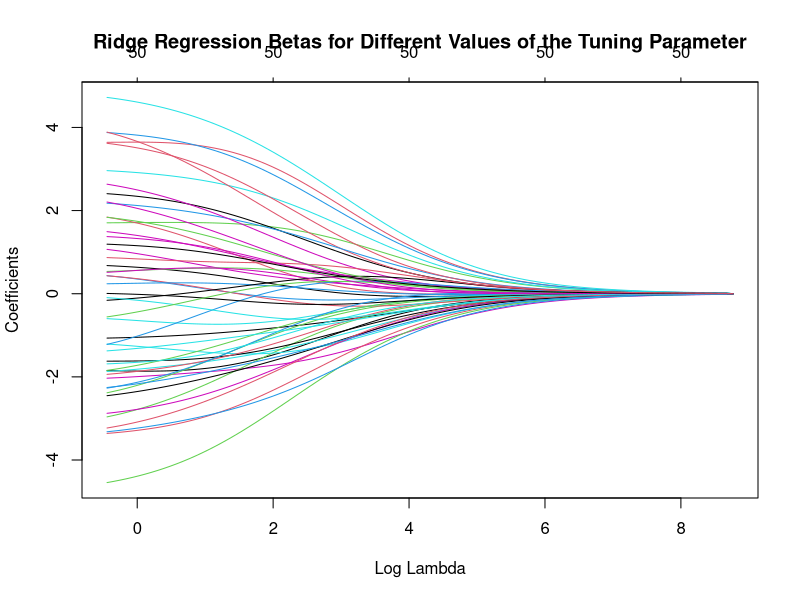
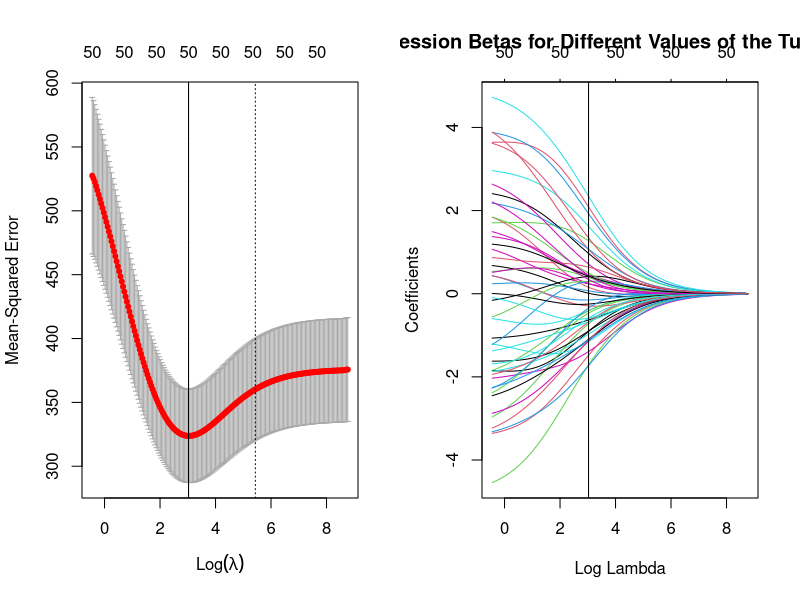
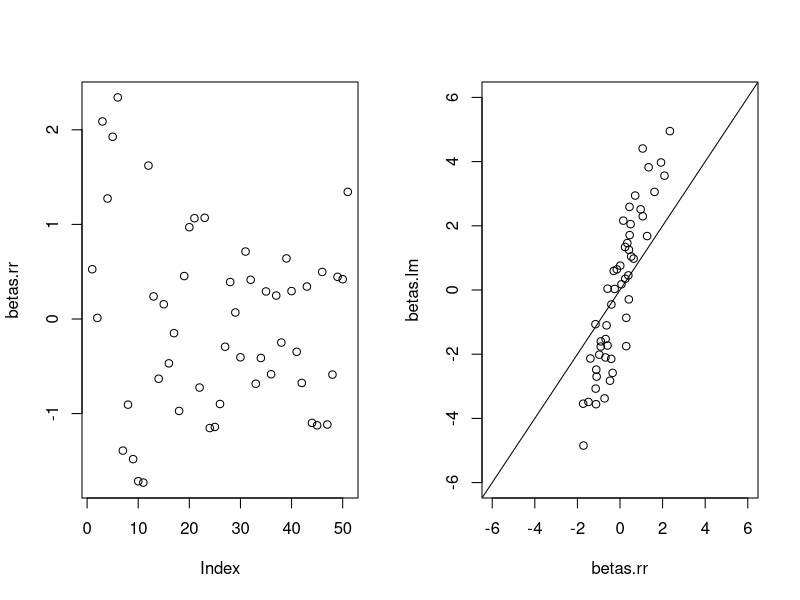
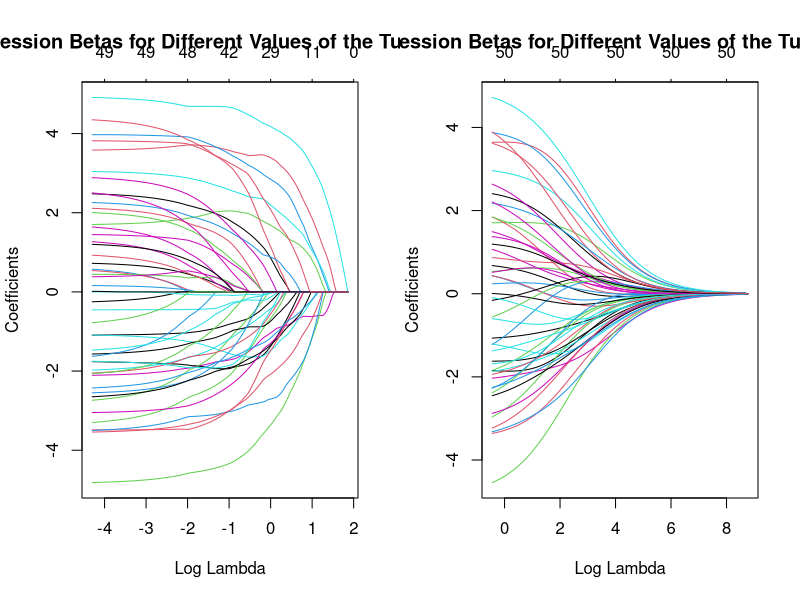
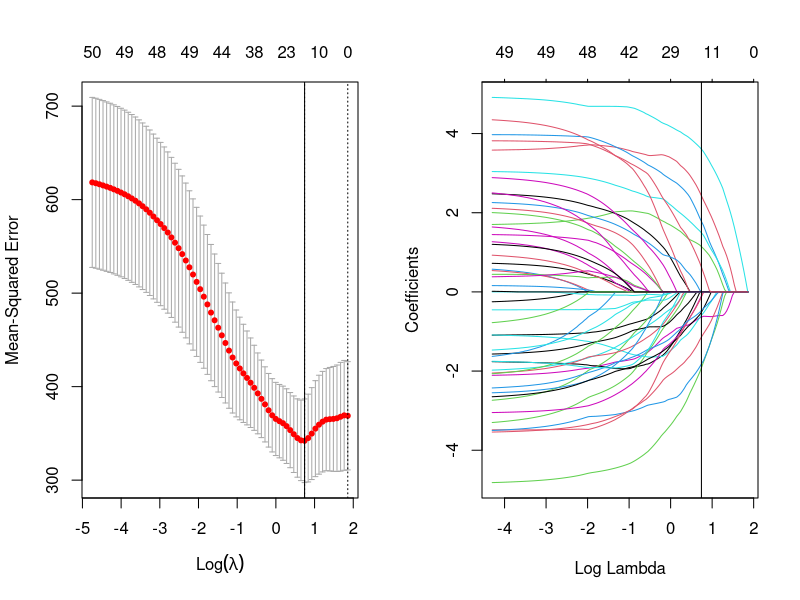
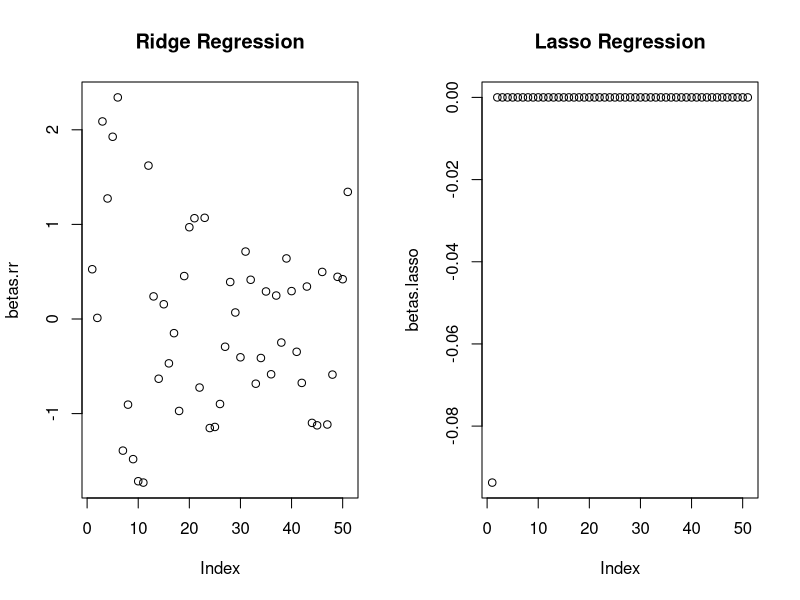
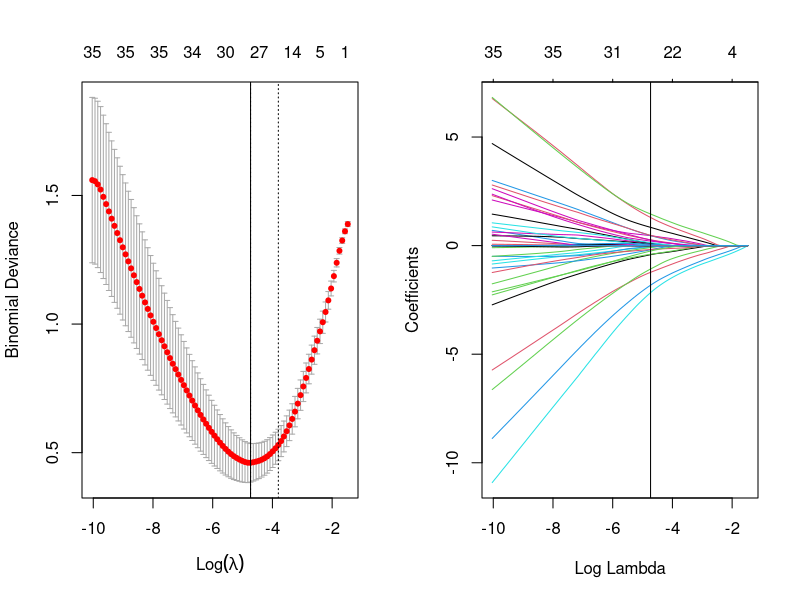

Write R code to recreate these figures, in order.
####
#### RidgeLassoExamplePrediction.r
####
#### Outline:
####  1. Simulating data and splitting into train / test sets
####  2. AIC stepwise selection
####  3. Ridge regression
####  4. Lasso regression
####  5. Comparison of CVMSPE on training set and MSPE on test set
####  6. Ridge / Lasso for GLMs (logistic regression example)


#######################################################
##
## (1) Simulating 50 predictors and one response
##     v1-v10 are important
##     v11-v50 are not
##
#######################################################

## generate a dummy dataset with 30 predictors (10 useful & 20 useless) 
## note that each predictor has mean zero and sd=1
N=150
P=50

X=matrix(NA,nrow=N,ncol=P)


##
## do this for correlated predictors
##
covmat=matrix(rnorm(P^2,sd=2),nrow=P)
covmat=covmat+t(covmat)
U=eigen(covmat)$vectors
D=diag(rexp(P,rate=10))
covmat=U%*%D%*%t(U)

##
## Do this for uncorrelated predictors
##
covmat=diag(P)


library(mvtnorm)
for(i in 1:N){
    X[i,]=rmvnorm(1,mean=rep(0,P),sigma=covmat)
}
X=data.frame(X)
head(X)

## true betas
betas.true=c(1,2,3,4,5,-1,-2,-3,-4,-5,rep(0,P-10))

## simulating "y"
sigma=15.7
X=as.matrix(X)
y=X%*%betas.true+rnorm(N,mean=0,sd=sigma)


## splitting into "train" and "test" data

alldata=data.frame(cbind(y,X))
names(alldata)[1] <- "y"
head(alldata)
train=alldata[1:100,]
test=alldata[101:150,]


## linear regression
fit=lm(y~.,data=train)
summary(fit)

betas.lm=coef(fit)

yhat.lm=predict(fit,newdata=test)
mspe.lm=mean((test$y-yhat.lm)^2)
mspe.lm

#######################################################
##
## (2) AIC Stepwise Selection
##
#######################################################
fit.AIC=step(fit)
summary(fit.AIC)

yhat.AIC=predict(fit.AIC,newdata=test)
mspe.AIC=mean((test$y-yhat.AIC)^2)
mspe.AIC


##
## V-fold Cross Validation for AIC (to compare with RR / Lasso)
##


## divide training data into V equal groups
n=nrow(train)
V=10
idx.group=rep(1:V,floor(n/V+1))
idx.group=idx.group[1:n]
idx.group=sample(idx.group)
idx.group

## cross-validation
cvmspe=rep(NA,V)
cv.best.models=list()
for(v in 1:V){
    idx.holdout=which(idx.group==v)
    fit=step(lm(y~.,data=train[-idx.holdout,]),trace=0)
    cv.best.models[[v]] <- formula(fit)
    yhat=predict(fit,newdata=train[idx.holdout,])
    cvmspe[v]=mean((train$y[idx.holdout]-yhat)^2)
}
cvmspe

cvmspe.AIC=mean(cvmspe)

## best subsets (via AIC) for each CV group:
cv.best.models
## note how different they are!
## AIC-based selection is "unstable" - small changes in the data
##   can lead to significant changes in the results!

#######################################################
##
## (3) ridge regression
##
#######################################################

## first check VIFs
library(car)
vif(fit)

library(glmnet)
## alpha=0 gives ridge regression
## alpha=1 gives lasso regression

## fit ridge (trying 100 different lambda values)
rr=glmnet(x=as.matrix(train[,-1]),y=as.numeric(train[,1]),alpha=0,nlambda=100)
plot(rr,xvar="lambda",main="Ridge Regression Betas for Different Values of the Tuning Parameter")

## use 10-fold crossvalidation to find the best lambda
cv.rr=cv.glmnet(x=as.matrix(train[,-1]),y=as.numeric(train[,1]),alpha=0,nfolds=10,nlambda=200)

## getting cvmspe from best value of lambda
cvmspe.rr=min(cv.rr$cvm)

## get lambda and best rr fit
lambda.rr=cv.rr$lambda.min
lambda.rr

## some plots
par(mfrow=c(1,2))
plot(cv.rr)
abline(v=log(lambda.rr))
plot(rr,xvar="lambda",main="Ridge Regression Betas for Different Values of the Tuning Parameter")
abline(v=log(lambda.rr))

## beta estimates for best lambda
betas.rr=coef(cv.rr,s="lambda.min")
plot(betas.rr)

plot(betas.rr,betas.lm,xlim=c(-6,6),ylim=c(-6,6))
abline(0,1)

yhat.rr=predict(cv.rr,s="lambda.min",newx=as.matrix(test[,-1]))
mspe.rr=mean((test$y-yhat.rr)^2)
mspe.rr



#######################################################
##
## (4) lasso regression
##
#######################################################

## alpha=0 gives ridge regression
## alpha=1 gives lasso regression

## fit lasso (trying 100 different lambda values)
lasso=glmnet(x=as.matrix(train[,-1]),y=as.numeric(train[,1]),alpha=1,nlambda=200)
plot(lasso,xvar="lambda",main="Lasso Regression Betas for Different Values of the Tuning Parameter")
plot(rr,xvar="lambda",main="Ridge Regression Betas for Different Values of the Tuning Parameter")

## use 10-fold crossvalidation to find the best lambda
cv.lasso=cv.glmnet(x=as.matrix(train[,-1]),y=as.numeric(train[,1]),alpha=1,nfolds=10)

## get lambda and best lasso fit
lambda.lasso=cv.lasso$lambda.min
lambda.lasso

## getting cvmspe from best value of lambda
cvmspe.lasso=min(cv.lasso$cvm)

## some plots
par(mfrow=c(1,2))
plot(cv.lasso)
abline(v=log(lambda.lasso))
plot(lasso,xvar="lambda")
abline(v=log(lambda.lasso))

## beta estimates for best lambda
betas.lasso=coef(cv.lasso,s="lambda.1se")
betas.lasso

plot(betas.rr,main="Ridge Regression")
plot(betas.lasso,main="Lasso Regression")


yhat.lasso=predict(cv.lasso,newx=as.matrix(test[,-1]),s="lambda.min")
mspe.lasso=mean((test$y-yhat.lasso)^2)
mspe.lasso

#############################################################
##
## (5) comparison of CVMSPE on training set and MSPE on test set
##
#############################################################


##
## compare CVMSPE
##

cvmspe.AIC
cvmspe.rr
cvmspe.lasso


##
## Comparison of MSPE on test set
##

mspe.AIC
mspe.rr
mspe.lasso


## table
T=matrix(c(cvmspe.AIC,cvmspe.rr,cvmspe.lasso,mspe.AIC,mspe.rr,mspe.lasso),ncol=2)
rownames(T)=c("AIC","RR","Lasso")
colnames(T)=c("CVMSPE-Train","MSPE-Test")
T






#######################################################
##
## (6) GLM with ridge / lasso 
##
#######################################################


## simulate logistic regression

N=150
P=50

X=matrix(rnorm(N*P),nrow=N,ncol=P)
## true betas
betas.true=c(1,2,3,4,5,-1,-2,-3,-4,-5,rep(0,P-10))

## simulating "y"
X=as.matrix(X)
eta.true=X%*%betas.true
pi.true=1/(1+exp(eta.true))
y=rbinom(N,size=1,prob=pi.true)
y

## lasso
lasso=glmnet(x=X,y=y,family="binomial",alpha=1,nlambda=100)
## use 10-fold crossvalidation to find the best lambda
cv.lasso=cv.glmnet(x=X,y=y,alpha=1,nfolds=10,family="binomial")

## get lambda and best lasso fit
lambda.lasso=cv.lasso$lambda.min
lambda.lasso

## some plots
par(mfrow=c(1,2))
plot(cv.lasso)
abline(v=log(lambda.lasso))
plot(lasso,xvar="lambda")
abline(v=log(lambda.lasso))

## beta estimates for best lambda
betas.lasso=coef(cv.lasso)
betas.lasso
